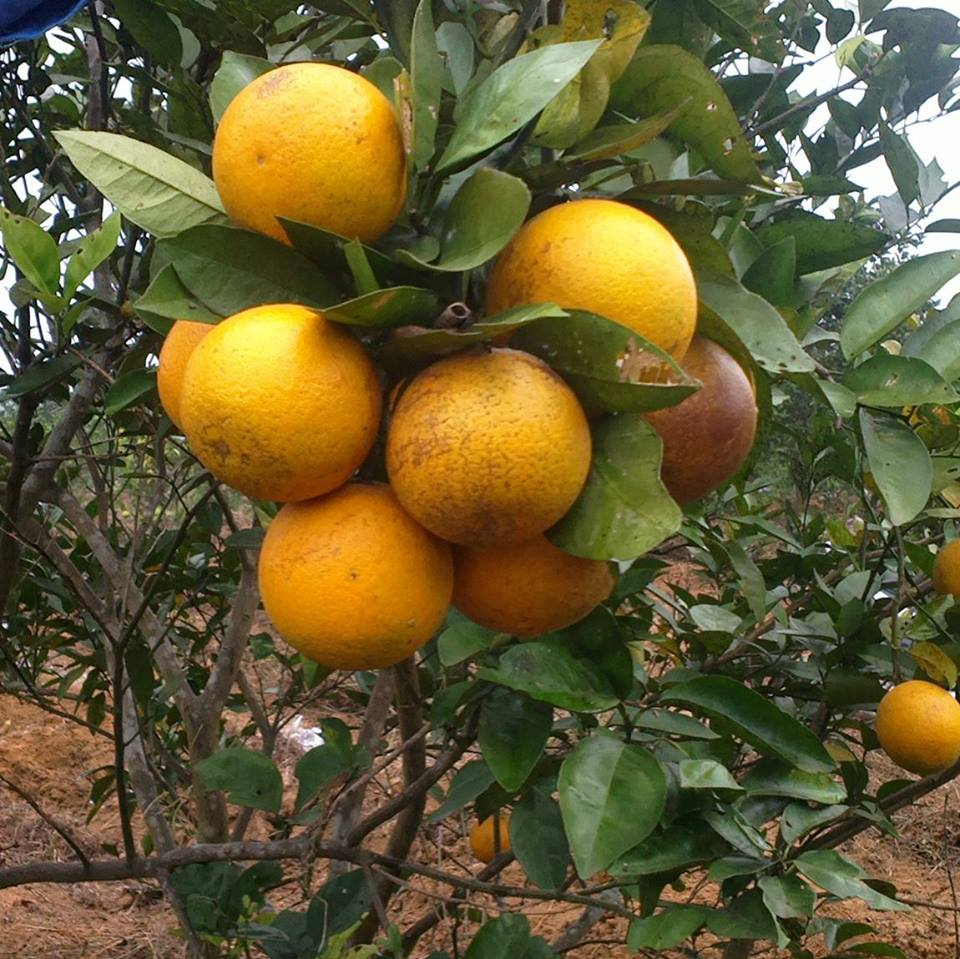
#> input picture img_test/cam.jpg, 960 x 959 px
$ python predict.py
#> lines starting #> are read from the running program, lines starting #| are printed output that depends on the picture; after the words box and inside, x2 and y2 are one past the last pixel; in counts of white or black regions, pixels touching at a corner belong together
import cv2
import numpy as np
import joblib # Dùng để ĐỌC mô hình
import os


def extract_color_histogram(image):
    histSize = [8, 8, 8]
    ranges = [0, 256, 0, 256, 0, 256]
    hist = cv2.calcHist([image], [0, 1, 2], None, histSize, ranges)
    cv2.normalize(hist, hist)
    return hist.flatten()

def extract_hu_moments(image):
    gray = cv2.cvtColor(image, cv2.COLOR_BGR2GRAY)
    _, thresh = cv2.threshold(gray, 127, 255, cv2.THRESH_BINARY)
    moments = cv2.moments(thresh)
    huMoments = cv2.HuMoments(moments)
    for i in range(0, 7):
        huMoments[i] = -1 * np.sign(huMoments[i]) * np.log10(abs(huMoments[i] + 1e-5))
    return huMoments.flatten()

#CHƯƠNG TRÌNH NHẬN DIỆN
print("Dang tai mo hinh...")
model = joblib.load("fruit_model.pkl")
#> (reads fruit_model.pkl from the repository)
print("Da tai xong!")

label_name = {0: "Tao (Apple)", 1: "Chuoi (Banana)", 2: "Cam (Orange)"}

test_image_path = "img_test/cam.jpg"

RESIZE_DIM = (100, 100)

if not os.path.exists(test_image_path):
    print(f"LOI: Khong tim thay file anh: {test_image_path}")
    print("Hay copy mot tam anh bat ky vao thu muc va doi ten thanh 'test_image.jpg' de thu.")
else:
    # Đọc ảnh gốc
    original_img = cv2.imread(test_image_path)
#> original_img is the input picture: shape (959, 960, 3); mean B, G, R 52.1, 92.7, 102

    # Resize để xử lý
    img_process = cv2.resize(original_img, RESIZE_DIM)
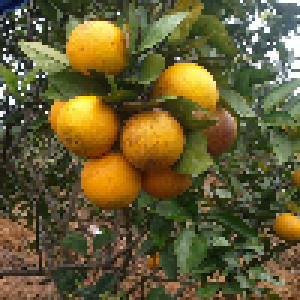
#> img_process: shape (100, 100, 3) (shown 3 times larger); mean B, G, R 51.9, 92.4, 101.7

    color_features = extract_color_histogram(img_process)
#> color_features = 512 values, max 0.662 at index 9, min 0 at index 3, mean 0.00955
    shape_features = extract_hu_moments(img_process)
#> in extract_hu_moments, `gray = cv2.cvtColor(image, cv2.COLOR_BGR2GRAY)`:
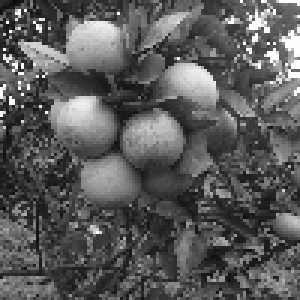
#> gray: shape (100, 100) (shown 3 times larger); min 9, max 255, mean 90.6
#> in extract_hu_moments, `_, thresh = cv2.threshold(gray, 127, 255, cv2.THRESH_BINARY)`:
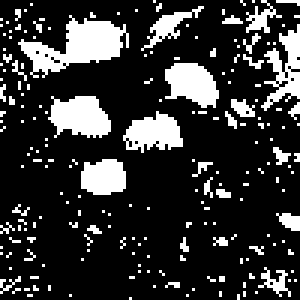
#> thresh: shape (100, 100) (shown 3 times larger); 20.1% white; 201 white regions (190 under 20 px), largest, box (x1, y1, x2, y2) and area: (6, 5, 43, 26) 351, (16, 32, 37, 46) 213, (55, 21, 73, 36) 190
#> in extract_hu_moments, `moments = cv2.moments(thresh)`: moments = moments, m00 511785, centre m10/m00, m01/m00 = (50.54, 36.95)
#> in extract_hu_moments, `huMoments = cv2.HuMoments(moments)`: huMoments = [0.00281, 1.77e-07, 5.08e-10, 1.43e-09, 6.18e-19, -3.8e-13, 1.05e-18]
#> after the loop in extract_hu_moments, `for i in range(0, 7):`: huMoments = [2.55, 4.99, 5, 5, 5, -5, 5]
#> shape_features = [2.55, 4.99, 5, 5, 5, -5, 5]
    combined_features = np.concatenate([color_features, shape_features])
#> combined_features = 519 values, max 5 at index 516, min -5 at index 517, mean 0.0529

    # --- Dự đoán ---
    # Máy yêu cầu dữ liệu dạng mảng 2 chiều, nên cần reshape(1, -1)
    prediction = model.predict(combined_features.reshape(1, -1))
#> prediction = [2]

    # Lấy kết quả (số 0, 1 hoặc 2)
    result_number = prediction[0]
#> result_number = 2
    result_text = label_name[result_number]
#> result_text = 'Cam (Orange)'

    print(f"\nKET QUA DU DOAN: {result_text}")
#| KET QUA DU DOAN: Cam (Orange)

    # --- Hiển thị kết quả lên ảnh ---
    # Viết chữ lên ảnh (Màu xanh lá, độ dày 2)
    cv2.putText(original_img, f"Ket qua: {result_text}", (10, 30),
                cv2.FONT_HERSHEY_SIMPLEX, 0.8, (0, 255, 0), 2)
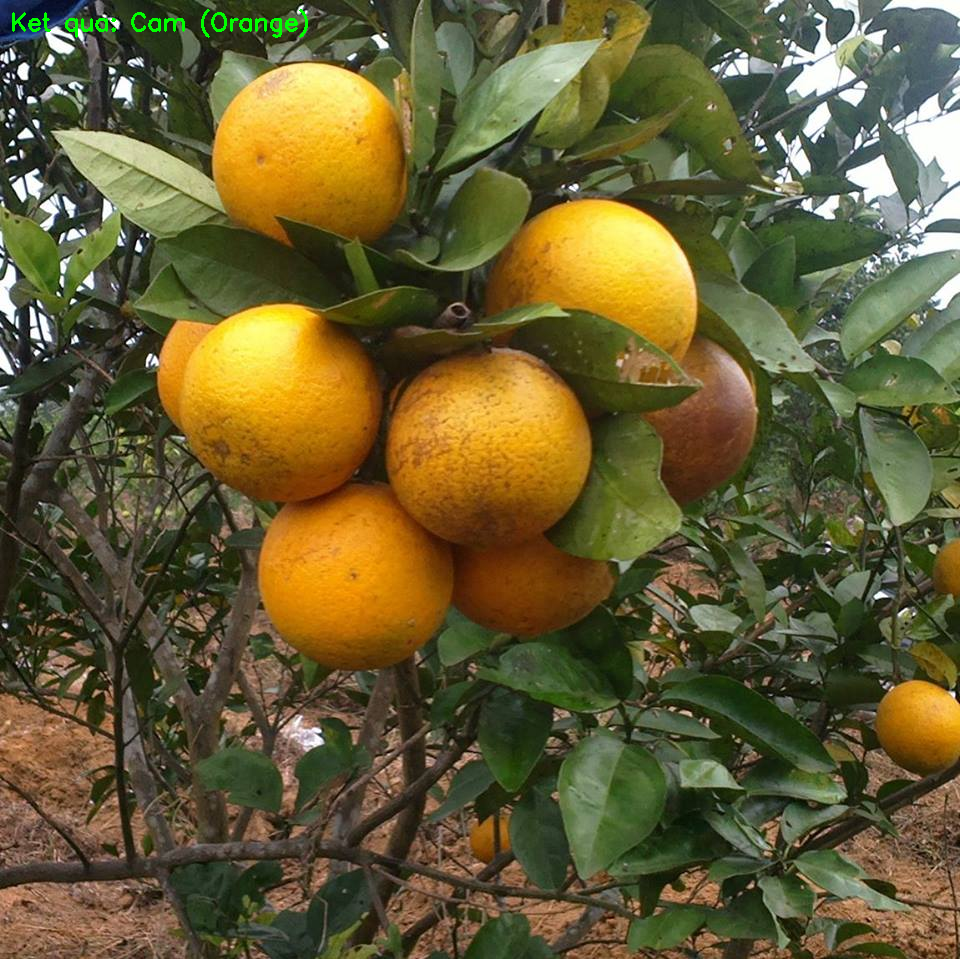
#> original_img: shape (959, 960, 3); 0.21% of pixels changed, all inside (x1, y1, x2, y2) = (12, 9, 308, 38)

    cv2.imshow("Ket qua Nhan dien", original_img)
    cv2.waitKey(0)
    cv2.destroyAllWindows()
